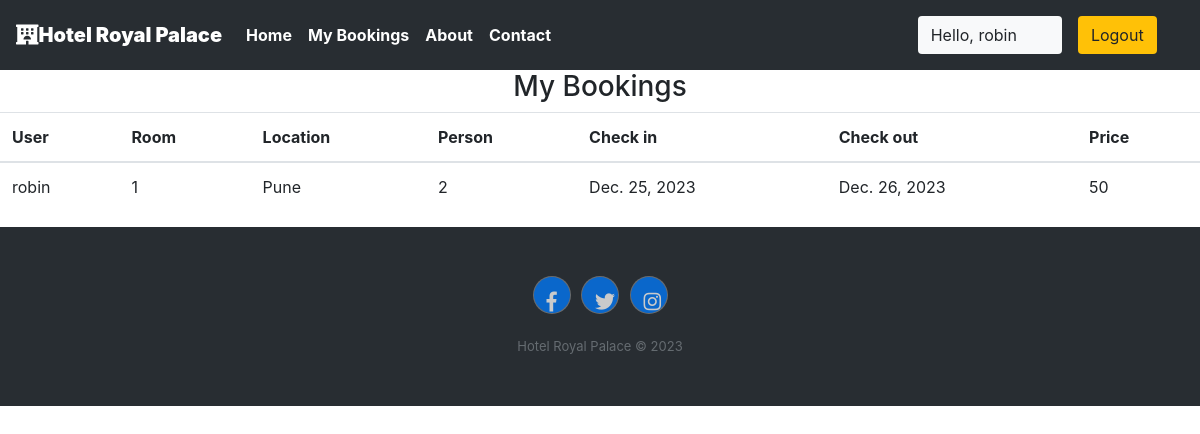
Screenshot of /user/bookings (signed in) with the database file from the repository.
### royal/models.py (models this page shows, shortened)
class Reservation(models.Model):
    check_in = models.DateField(auto_now =False)
    check_out = models.DateField()
    room = models.ForeignKey(Rooms, on_delete = models.CASCADE)
    guest = models.ForeignKey(User, on_delete= models.CASCADE)
    booking_id = models.CharField(max_length=100,default="null")

class Rooms(models.Model):
    ROOM_STATUS = (
    ("1", "available"),
    ("2", "not available"),
    )
    ROOM_TYPE = (
    ("1", "premium"),
    ("2", "deluxe"),
    ("3","basic"),
    )
    room_type = models.CharField(max_length=50,choices = ROOM_TYPE)
    capacity = models.IntegerField()
    price = models.IntegerField()
    size = models.IntegerField()
    hotel = models.ForeignKey(Hotels, on_delete = models.CASCADE)
    status = models.CharField(choices =ROOM_STATUS,max_length = 15)
    roomnumber = models.IntegerField()

class Hotels(models.Model):
    name = models.CharField(max_length=30,default="royal")
    owner = models.CharField(max_length=20)
    location = models.CharField(max_length=50)
    state = models.CharField(max_length=50,default="maharashtra")
    country = models.CharField(max_length=50,default="india")

### royal/views.py (the view)
# urls.py: path('user/bookings', views.user_bookings,name="dashboard"),
@login_required(login_url='/user')
def user_bookings(request):
    if request.user.is_authenticated == False:
        return redirect('userloginpage')
    user = User.objects.all().get(id=request.user.id)
    print(f"request user id ={request.user.id}")
    bookings = Reservation.objects.all().filter(guest=user)
    if not bookings:
        messages.warning(request,"No Bookings Found")
    return HttpResponse(render(request,'user/mybookings.html',{'bookings':bookings}))

### templates/user/mybookings.html
{% extends 'basic.html' %} {% block title %}Dashboard {% endblock title %} {% block body %}
{% load app_tags %}
<h3 class="text-center">My Bookings </h3>
<table class="table">
    <thead>
        <th>User</th>
        <th>Room</th>
        <th>Location</th>
        <th>Person</th>
        <th>Check in</th>
        <th>Check out</th>
        <th>Price</th>
    </thead>
    {% for each_booking in bookings %}
    <tr>
        <td>{{each_booking.guest.username}}</td>
        <td>{{each_booking.room.roomnumber}}</td>
        <td>{{each_booking.room.hotel.location}}</td>
        <td>{{each_booking.room.capacity}}</td>
        <td>{{each_booking.check_in}}</td>
        <td>{{each_booking.check_out}}</td>
        <td>{{each_booking.room.price}}</td>
    </tr>
    {% endfor %}
</table>
{% endblock body %}

### templates/basic.html (shortened to what this page needs)
{% load static %}
<!DOCTYPE html>
<!DOCTYPE html>
<html lang="en">
<head>
    <link rel="stylesheet" href="https://use.fontawesome.com/releases/v5.7.0/css/all.css">
    <link rel="stylesheet" href="https://maxcdn.bootstrapcdn.com/bootstrap/4.5.0/css/bootstrap.min.css" >
</head>
<body>
    <div class="container-fluid px-0">
        <nav class="navbar navbar-expand-lg navbar-dark font-weight-bold" style="background-color:#282d32">
            <a class="navbar-brand text-bold bg-black " href="/"><i class="fas fa-hotel text-"></i><b>Hotel Royal Palace</b></a>
            <div class="collapse navbar-collapse " id="navbarSupportedContent">
                <ul class="navbar-nav mr-auto ">
                    <li class="nav-item active">
                        <a class="nav-link text-bold " href="/home"> Home</a>
                    </li>
                    {% if user.is_staff %}
                    <li class="nav-item active">
                        <a class="nav-link text-bold" href="/staff/panel">Dashboard </a>
                    </li>
                    {% elif user.is_staff == False and user.is_authenticated %}
                    <li class="nav-item active">
                            <a class="nav-link text-bold" href="/user/bookings">My Bookings </a>
                        </li>
                    {% endif %}
                    <li class="nav-item active">
                        <a class="nav-link text-bold" href="/about">About</a>
                    </li>
                    <li class="nav-item active">
                        <a class="nav-link text-bold" href="/contact">Contact </a>
                    </li>
                </ul>
                {% if user.is_authenticated %}
                      <button class="btn btn-group bg-light" data-toggle="modal" data-target="#forlogin">
                       Hello, {{request.user}}
                       <a href="/logout" class="nav-link">
                    <button class="btn btn-group bg-warning" data-toggle="modal" data-target="#forlogin">
                        Logout
                    </button></a>&nbsp; &nbsp;
                    </button>
                {% endif %}
            </div>
        </nav>
    </div>
    {% block body %}
    {% endblock body %}
    <div class="footer-dark">
        <footer>
            <div class="container">
                <div class="row">
                    <div class="col item social">
                        <a class="btn btn-square btn-primary mx-1" href=""><i class="fab fa-facebook-f"></i></a>
                        <a class="btn btn-square btn-primary mx-1" href=""><i class="fab fa-twitter"></i></a>
                        <a class="btn btn-square btn-primary mx-1" href=""><i class="fab fa-instagram"></i></a>
                    </div>
                </div>
                <p class="copyright">Hotel Royal Palace © 2023</p>
            </div>
        </footer>
    </div>
</body>
</html>

### templates/basic.html (style rules this page uses)
a { text-decoration: none; }
.footer-dark { padding:50px 0; color:#f0f9ff; background-color:#282d32; }
.footer-dark .item.social { text-align:center; }
.footer-dark .item.social > a { font-size:20px; width:36px; height:36px; line-height:36px; display:inline-block; text-align:center; border-radius:50%; box-shadow:0 0 0 1px rgba(255,255,255,0.4); margin:0 8px; color:#fff; opacity:0.75; }
.footer-dark .copyright { text-align:center; padding-top:24px; opacity:0.3; font-size:13px; margin-bottom:0; }

### rows the page displays
Reservation: guest.username "robin", room.roomnumber "1", room.hotel.location "Pune", room.capacity "2", check_in "Dec. 25, 2023", check_out "Dec. 26, 2023", room.price "50"

### other values shown
{{ request.user }} "robin"
